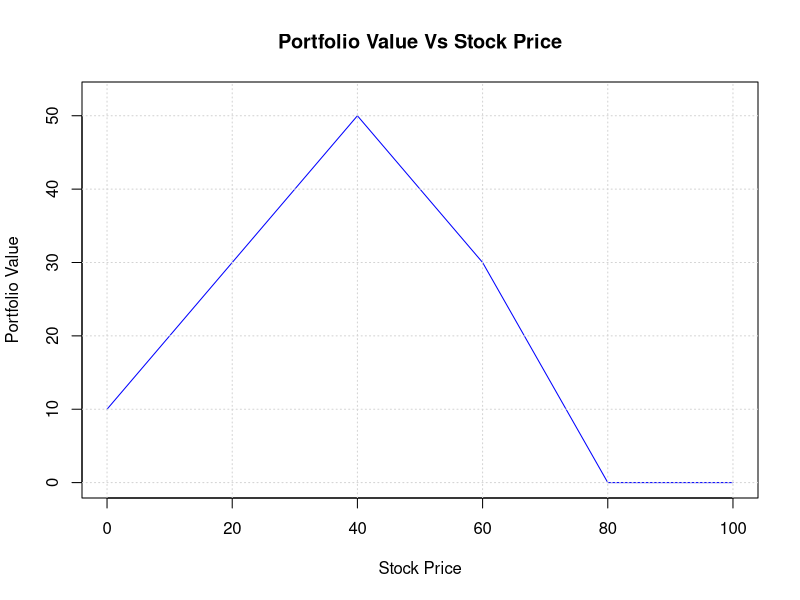

Here is the R script that generated this plot:
## ---- chunk 1
knitr::opts_chunk$set(echo = TRUE)
## ---- chunk 2
# Function to price calls and puts using Black Scholes equation
BS <- function(S, K, r, sigma, t, type="c", show=TRUE) {
  d1 <- (log(S / K) + (r + sigma^2 / 2) * t) / (sigma * sqrt(t))
  d2 <- (log(S / K) + (r - sigma^2 / 2) * t) / (sigma * sqrt(t))
  
  if (show == TRUE) {
    print("d1:")
    print("= (log(S / K) + (r + sigma^2 / 2) * t) / (sigma * sqrt(t))")
    cat("     = (log(", S, " / ", K, ") + (", r, " + ", sigma, "^2 / 2) * ", t, ") / (", sigma, " * sqrt(", t, "))\n", sep = '')
    cat("     =", d1, "\n\n")
    
    print("d2:")
    print("= (log(S / K) + (r - sigma^2 / 2) * t) / (sigma * sqrt(t))")
    cat("     = (log(", S, " / ", K, ") + (", r, " - ", sigma, "^2 / 2) * ", t, " / (", sigma, " * sqrt(", t, "))\n", sep = '')
    cat("     =", d2, "\n\n")
  }
  
  if (type == "c" | type == "call") {
    return (
      S * pnorm(d1) - (K * exp(-r * t) * pnorm(d2))
    )
  }
  
  if (type == "p" | type == "put") {
    return (
      (K * exp(-r * t) * pnorm(-d2)) - S * pnorm(-d1)
    )
  }
}
## ---- chunk 3
BS(100, 95, 0.05, 0.3, 1)
## ---- chunk 4
# Code to prove that the payoff mirrors

S_t <- 0:100 # change this only if payoffs go further than 100

port <- function(S) {
  
  put <- function(K){ return ( max(K - S, 0) ) }
  call <- function(K){ return ( max(S - K, 0) ) }
  
  return ( # Change these parameters
    
    3/2 * put(80) +
    - 1/2 * put(60) + 
    -2 * put(40)
    
  )
}
portfolio <- cbind(S_t, lapply(S_t, port))
plot(portfolio,
     type='l',
     col='blue',
     xlab="Stock Price",
     ylab="Portfolio Value",
     ylim = c(0, 1.05 * max(unlist(lapply(S_t, port)))),
     main="Portfolio Value Vs Stock Price"
     )
grid()
